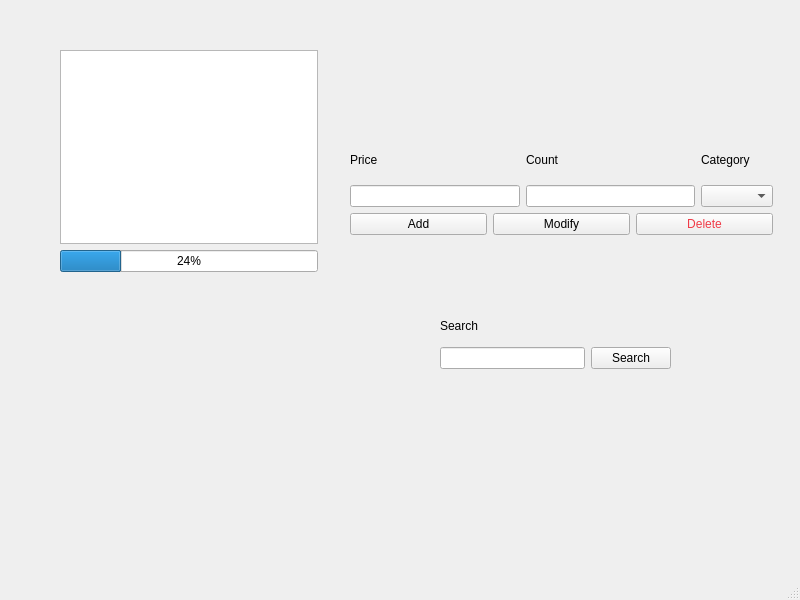
<?xml version="1.0" encoding="UTF-8"?>
<ui version="4.0">
 <class>inventoryWindow</class>
 <widget class="QMainWindow" name="inventoryWindow">
  <property name="geometry">
   <rect>
    <x>0</x>
    <y>0</y>
    <width>800</width>
    <height>600</height>
   </rect>
  </property>
  <property name="windowTitle">
   <string>Inventory Window</string>
  </property>
  <widget class="QWidget" name="centralwidget">
   <widget class="QWidget" name="layoutWidget">
    <property name="geometry">
     <rect>
      <x>350</x>
      <y>140</y>
      <width>423</width>
      <height>95</height>
     </rect>
    </property>
    <layout class="QVBoxLayout" name="verticalLayout_4">
     <item>
      <layout class="QHBoxLayout" name="horizontalLayout_2">
       <item>
        <layout class="QVBoxLayout" name="verticalLayout">
         <item>
          <widget class="QLabel" name="label_2">
           <property name="text">
            <string>Price</string>
           </property>
          </widget>
         </item>
         <item>
          <widget class="QLineEdit" name="lineEdit"/>
         </item>
        </layout>
       </item>
       <item>
        <layout class="QVBoxLayout" name="verticalLayout_3">
         <item>
          <widget class="QLabel" name="label_3">
           <property name="text">
            <string>Count</string>
           </property>
          </widget>
         </item>
         <item>
          <widget class="QLineEdit" name="lineEdit_2"/>
         </item>
        </layout>
       </item>
       <item>
        <layout class="QVBoxLayout" name="verticalLayout_2">
         <item>
          <widget class="QLabel" name="label">
           <property name="text">
            <string>Category</string>
           </property>
          </widget>
         </item>
         <item>
          <widget class="QComboBox" name="comboBox"/>
         </item>
        </layout>
       </item>
      </layout>
     </item>
     <item>
      <layout class="QHBoxLayout" name="horizontalLayout">
       <item>
        <widget class="QPushButton" name="pushButton">
         <property name="text">
          <string>Add</string>
         </property>
        </widget>
       </item>
       <item>
        <widget class="QPushButton" name="pushButton_2">
         <property name="text">
          <string>Modify</string>
         </property>
        </widget>
       </item>
       <item>
        <widget class="QPushButton" name="pushButton_3">
         <property name="font">
          <font>
           <italic>false</italic>
           <underline>false</underline>
           <strikeout>false</strikeout>
          </font>
         </property>
         <property name="autoFillBackground">
          <bool>false</bool>
         </property>
         <property name="styleSheet">
          <string notr="true">color:rgb(240, 59, 71)</string>
         </property>
         <property name="text">
          <string>Delete</string>
         </property>
        </widget>
       </item>
      </layout>
     </item>
    </layout>
   </widget>
   <widget class="QWidget" name="layoutWidget">
    <property name="geometry">
     <rect>
      <x>60</x>
      <y>50</y>
      <width>258</width>
      <height>222</height>
     </rect>
    </property>
    <layout class="QVBoxLayout" name="verticalLayout_5">
     <item>
      <widget class="QTableView" name="tableView"/>
     </item>
     <item>
      <widget class="QProgressBar" name="progressBar">
       <property name="value">
        <number>24</number>
       </property>
      </widget>
     </item>
    </layout>
   </widget>
   <widget class="QWidget" name="layoutWidget">
    <property name="geometry">
     <rect>
      <x>440</x>
      <y>310</y>
      <width>231</width>
      <height>59</height>
     </rect>
    </property>
    <layout class="QVBoxLayout" name="verticalLayout_6">
     <item>
      <widget class="QLabel" name="label_4">
       <property name="text">
        <string>Search</string>
       </property>
      </widget>
     </item>
     <item>
      <layout class="QHBoxLayout" name="horizontalLayout_3">
       <item>
        <widget class="QLineEdit" name="lineEdit_3"/>
       </item>
       <item>
        <widget class="QPushButton" name="pushButton_4">
         <property name="text">
          <string>Search</string>
         </property>
        </widget>
       </item>
      </layout>
     </item>
    </layout>
   </widget>
   <zorder>layoutWidget</zorder>
   <zorder>layoutWidget</zorder>
   <zorder>layoutWidget</zorder>
  </widget>
  <widget class="QMenuBar" name="menubar">
   <property name="geometry">
    <rect>
     <x>0</x>
     <y>0</y>
     <width>800</width>
     <height>22</height>
    </rect>
   </property>
  </widget>
  <widget class="QStatusBar" name="statusbar"/>
 </widget>
 <resources/>
 <connections/>
</ui>
